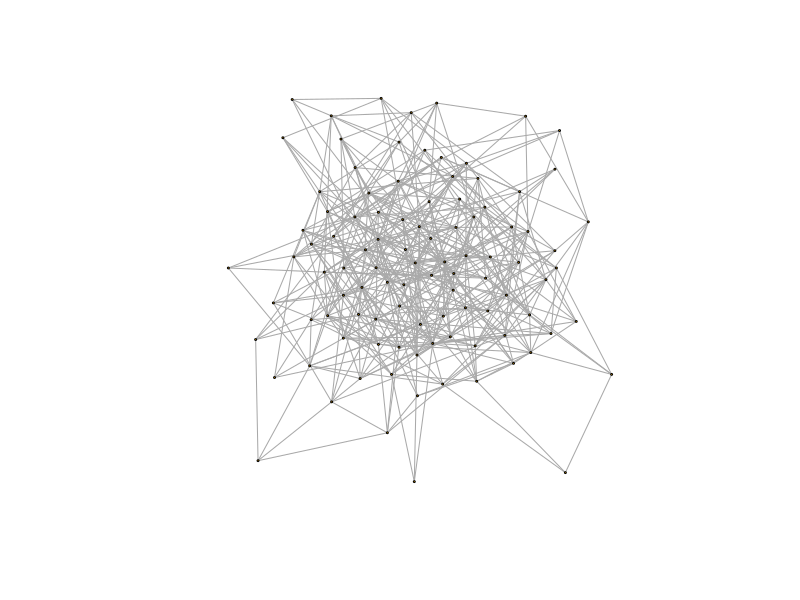

Write the R code that produced this figure. (Note: this script raises an error after producing the figure.)
library(tidyverse)
library(igraph)


# Create an Erdos Renyi network -------------------------------------------

g1 <- erdos.renyi.game(n = 100, p = 0.1)

# how many possible edges in g1?
choose(100, 2)
100 * 99 / 2

# how many nodes
vcount(g1)

# how many edges
ecount(g1)

# plot it
plot(g1, 
     layout = layout_with_fr, 
     vertex.label = NA, 
     vertex.size = 1)

plot(g1, 
     layout = layout_in_circle, 
     vertex.label = NA, 
     vertex.size = 1)


# Generate a large number of Erdos-Renyi network
# with N = 100, p = 0.1

N <- 100
p <- 0.1

g1_set <- 
  replicate(
  10 ^ 5,
  erdos.renyi.game(n = N, p = p)
)

# count the number of edges in all these network
g1_set_n_edges <- map_dbl(g1_set, ecount)

# what is the mean?
mean(g1_set_n_edges)

# compare to theory
p * choose(N, 2)

# what is the variance
var(g1_set_n_edges)
# compare to theory
p * (1-p) * choose(N, 2)

# visualize the distribution
ggplot(data = NULL, aes(x = g1_set_n_edges)) + geom_bar()
